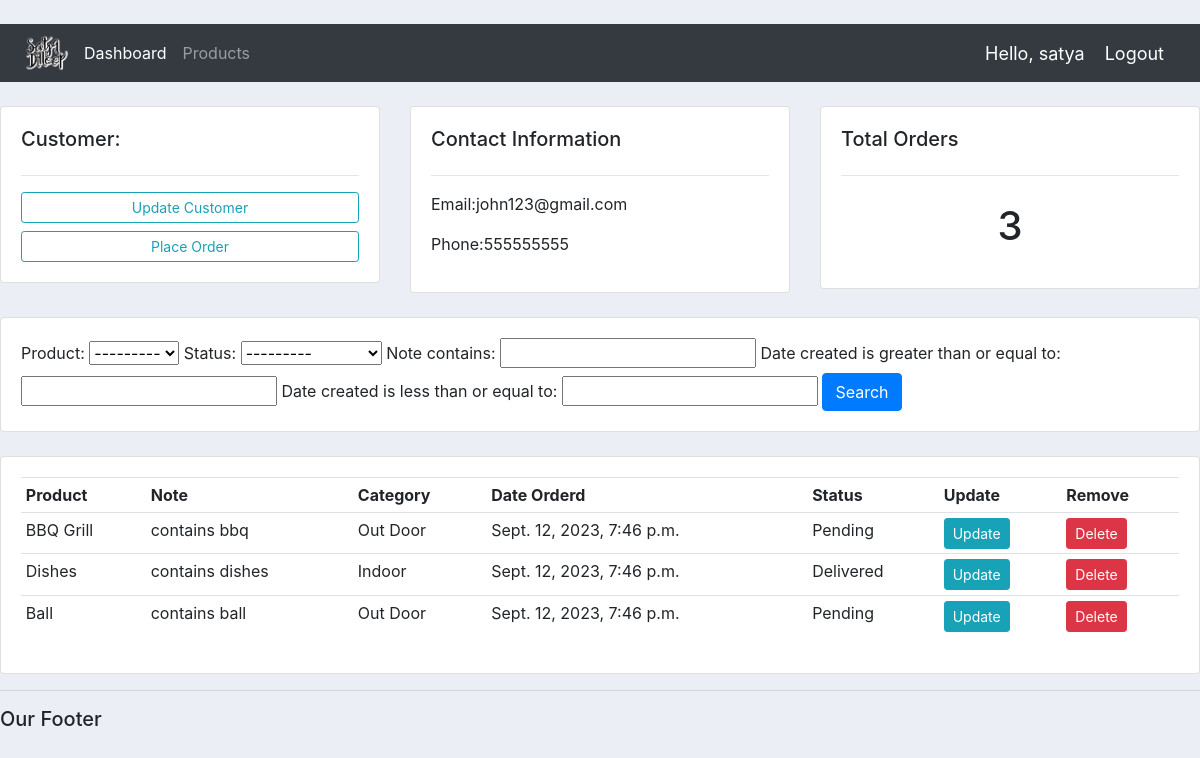
Screenshot of /customers/1/ (signed in) with the database file from the repository.
### accounts/models.py (models this page shows, shortened)
class Customer(models.Model):
    user  = models.OneToOneField(User, null=True, blank=True, on_delete=models.CASCADE)
    name = models.CharField(max_length= 200, null= True)
    phone = models.CharField(max_length= 200, null=True)
    email = models.CharField(max_length=200, null=True)
    profile_pic = models.ImageField(default="",null=True, blank=True)
    date_created = models.DateTimeField(auto_now_add= True, null=True)

class Order(models.Model):
    STATUS = (
        ("Pending","Pending"),
        ("Out for Delivery", "Out for Delievry"),
                    ("Delivered","Delivered")
    )
    customer = models.ForeignKey(Customer, null= True,on_delete= models.SET_NULL)
    product = models.ForeignKey(Product, null= True , on_delete= models.SET_NULL)
    date_created = models.DateTimeField(auto_now_add= True, null=True)
    status = models.CharField(max_length= 200, null= True , choices=STATUS)
    note = models.CharField(max_length= 1000, null= True)

class Product(models.Model):
    CATEGORY = (("Indoor","Indoor"),("Out Door","Out Door"))
    name =models.CharField(max_length= 200, null= True)
    price = models.FloatField(null=True)
    category = models.CharField(max_length= 200, null= True , choices= CATEGORY)
    description = models.CharField(max_length= 200, null=True, blank=True)
    date_cerated = models.DateTimeField(auto_now_add= True, null=True)
    tags = models.ManyToManyField(Tag)
    def __str__(self):
        return self.name

### accounts/decorators.py (the view)
    def wrapper_func(request, *args, **kwargs):
      group = None
      if request.user.groups.exists():
        group = request.user.groups.all()[0].name
      if group in allowed_roles:
        return view_func(request, *args, **kwargs)
      else:
        return HttpResponse("You are not authorized")

### accounts/views.py (called while the page is built)
@login_required(login_url='login')
@allowed_users(allowed_roles=['admin'])
def customers(request, pk):
    customer = Customer.objects.get(id=pk)
    orders = customer.order_set.all()
    logging.info(orders)
    myFilter = OrderFilter(request.GET, queryset=orders)
    orders = myFilter.qs
    order_count = orders.count()
    context = {"customer":customer,"orders":orders, "order_count":order_count, 'myFilter': myFilter }
    return render(request,"accounts/customer.html", context)

### accounts/templates/accounts/customer.html
{% extends 'accounts/main.html' %}
{% block content %}
<br>
<div class="row">
    <div class="col-md">
        <div class="card card-body">
            <h5>Customer:</h5>
            <hr>
            <a class="btn btn-outline-info  btn-sm btn-block" href="">Update Customer</a>
            <a class="btn btn-outline-info  btn-sm btn-block" href="{% url 'create_order' customer.id %}">Place
                Order</a>
        </div>
    </div>
    <div class="col-md">
        <div class="card card-body">
            <h5>Contact Information</h5>
            <hr>
            <p>Email:{{customer.email}} </p>
            <p>Phone:{{customer.phone}}</p>
        </div>
    </div>
    <div class="col-md">
        <div class="card card-body">
            <h5>Total Orders</h5>
            <hr>
            <h1 style="text-align: center;padding: 10px">{{order_count}}</h1>
        </div>
    </div>
</div>
<br>
<div class="row">
    <div class="col">
        <div class="card card-body">
            <form method="get">
                {{myFilter.form}}
                <button class="btn btn-primary" type="submit">Search</button>
            </form>
        </div>
    </div>
</div>
<br>
<div class="row">
    <div class="col-md">
        <div class="card card-body">
            <table class="table table-sm">
                <tr>
                    <th>Product</th>
                    <th>Note</th>
                    <th>Category</th>
                    <th>Date Orderd</th>
                    <th>Status</th>
                    <th>Update</th>
                    <th>Remove</th>
                </tr>
                {% for order in orders %}
                <tr>
                    <td>{{order.product}}</td>
                    <td>{{order.note}}</td>
                    <td>{{order.product.category}}</td>
                    <td>{{order.date_created}}</td>
                    <td>{{order.status}}</td>
                    <td><a class="btn btn-sm btn-info" href="{% url 'update_order' order.id %}"> Update </a> </td>
                    <td><a class="btn btn-sm btn-danger" href="{% url 'delete_order' order.id %}">Delete</a></td>
                </tr>
                {% endfor %}
            </table>
        </div>
    </div>
</div>
{% endblock %}

### accounts/templates/accounts/navbar.html (shortened to what this page needs)
{% load static %}
<nav class="navbar navbar-expand-lg navbar-dark bg-dark">
  <img src="{% static 'images/logo.png' %}">
  <div class="collapse navbar-collapse" id="navbarNav">
    <ul class="navbar-nav">
      {% if request.user.is_staff %}
      <li class="nav-item active">
        <a class="nav-link" href="{% url 'home' %}">Dashboard <span class="sr-only">(current)</span></a>
      </li>
      <li class="nav-item">
        <a class="nav-link" href="{% url 'products' %}">Products</a>
      </li>
      {% else %}
      <li class="nav-item">
        <a class="nav-link" href="{% url 'account' %}">Settings</a>
      </li>
      {% endif %}
    </ul>
  </div>
  <span class="hello-msg">Hello,  {{request.user}} </span>
  <span><a class="hello-msg" href="{% url 'logout' %}">Logout</a></span>
</nav>

### accounts/static/css/main.css (style rules this page uses)
body { background-color: #ebeff5; }
img { max-width: 60px; height: auto; }

### accounts/templates/accounts/navbar.html (style rules this page uses)
.hello-msg { font-size: 18px; color: #fff; margin-right: 20px; }

### rows the page displays
Customer: email "john123@gmail.com", phone "555555555"
Order: product "BBQ Grill", note "contains bbq", product.category "Out Door", date_created "Sept. 12, 2023, 7:46 p.m.", status "Pending"
Order: product "Dishes", note "contains dishes", product.category "Indoor", date_created "Sept. 12, 2023, 7:46 p.m.", status "Delivered"
Order: product "Ball", note "contains ball", product.category "Out Door", date_created "Sept. 12, 2023, 7:46 p.m.", status "Pending"

### other values shown
{{ request.user }} "satya"
{{ order_count }} "3"
